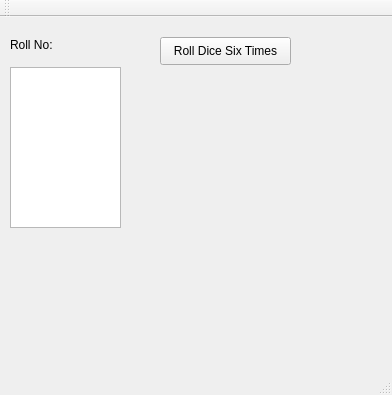
<?xml version="1.0" encoding="UTF-8"?>
<ui version="4.0">
 <class>MainWindow</class>
 <widget class="QMainWindow" name="MainWindow">
  <property name="geometry">
   <rect>
    <x>0</x>
    <y>0</y>
    <width>392</width>
    <height>395</height>
   </rect>
  </property>
  <property name="windowTitle">
   <string>Dice Memento</string>
  </property>
  <widget class="QWidget" name="centralWidget">
   <widget class="QPushButton" name="pushButton">
    <property name="geometry">
     <rect>
      <x>160</x>
      <y>20</y>
      <width>131</width>
      <height>28</height>
     </rect>
    </property>
    <property name="text">
     <string>Roll Dice Six Times</string>
    </property>
   </widget>
   <widget class="QListView" name="listView">
    <property name="geometry">
     <rect>
      <x>10</x>
      <y>50</y>
      <width>111</width>
      <height>161</height>
     </rect>
    </property>
   </widget>
   <widget class="QLabel" name="label">
    <property name="geometry">
     <rect>
      <x>10</x>
      <y>20</y>
      <width>51</width>
      <height>16</height>
     </rect>
    </property>
    <property name="text">
     <string>Roll No:</string>
    </property>
   </widget>
   <widget class="QLabel" name="label_2">
    <property name="geometry">
     <rect>
      <x>140</x>
      <y>100</y>
      <width>81</width>
      <height>61</height>
     </rect>
    </property>
    <property name="text">
     <string/>
    </property>
   </widget>
   <widget class="QLabel" name="label_3">
    <property name="geometry">
     <rect>
      <x>270</x>
      <y>100</y>
      <width>81</width>
      <height>61</height>
     </rect>
    </property>
    <property name="text">
     <string/>
    </property>
   </widget>
   <widget class="QLabel" name="label_4">
    <property name="geometry">
     <rect>
      <x>140</x>
      <y>180</y>
      <width>81</width>
      <height>61</height>
     </rect>
    </property>
    <property name="text">
     <string/>
    </property>
   </widget>
   <widget class="QLabel" name="label_5">
    <property name="geometry">
     <rect>
      <x>270</x>
      <y>180</y>
      <width>81</width>
      <height>61</height>
     </rect>
    </property>
    <property name="text">
     <string/>
    </property>
   </widget>
   <widget class="QLabel" name="label_6">
    <property name="geometry">
     <rect>
      <x>140</x>
      <y>260</y>
      <width>81</width>
      <height>61</height>
     </rect>
    </property>
    <property name="text">
     <string/>
    </property>
   </widget>
   <widget class="QLabel" name="label_7">
    <property name="geometry">
     <rect>
      <x>270</x>
      <y>260</y>
      <width>81</width>
      <height>61</height>
     </rect>
    </property>
    <property name="text">
     <string/>
    </property>
   </widget>
  </widget>
  <widget class="QMenuBar" name="menuBar">
   <property name="geometry">
    <rect>
     <x>0</x>
     <y>0</y>
     <width>392</width>
     <height>26</height>
    </rect>
   </property>
  </widget>
  <widget class="QToolBar" name="mainToolBar">
   <attribute name="toolBarArea">
    <enum>TopToolBarArea</enum>
   </attribute>
   <attribute name="toolBarBreak">
    <bool>false</bool>
   </attribute>
  </widget>
  <widget class="QStatusBar" name="statusBar"/>
 </widget>
 <layoutdefault spacing="6" margin="11"/>
 <resources/>
 <connections/>
</ui>
